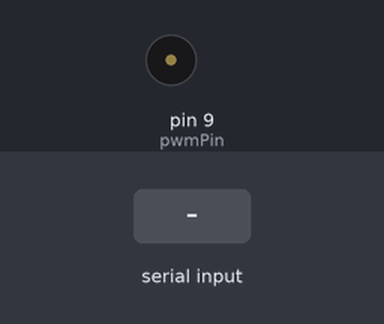
Simulated run of this sketch. Board: Arduino Uno, built with avr-gcc and run on an emulated ATmega328P. On the bench: buzzer (waves = sounding). Inputs (shaded band) come from the test bench.

Above: at 1.2 s.
1.3 s: "A" received over Serial
At 1.42 s:
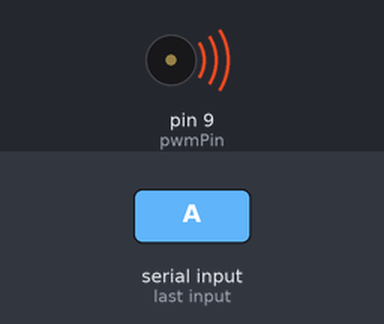
Timing chart, 0 to 4.3 s (numbered marks = the images above; inputs shaded):
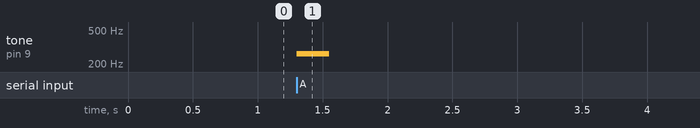

The sketch:

key_music.ino
```cpp
#define A  262
#define S  294
#define D  330
#define F1 349
#define G  392
#define H  440
#define J  494
#define K  523
#define L  587


int pwmPin=9;
int incomingByte;
void setup(){
  pinMode(pwmPin,OUTPUT);
  Serial.begin(9600);
}
void loop(){
  if(Serial.available()>0){
    incomingByte=Serial.read();
  }
  else{
    incomingByte=0;
  }

  switch(incomingByte)
  {
    case 'A':
      tone(pwmPin,A);
      delay(250);
      noTone(pwmPin);
      break;
    case 'S':
      tone(pwmPin,S);
      delay(250);
      noTone(pwmPin);
      break;
    case 'D':
      tone(pwmPin,D);
      delay(250);
      noTone(pwmPin);
      break;
    case 'F':
      tone(pwmPin,F1);
      delay(250);
      noTone(pwmPin);
      break;
    case 'G':
      tone(pwmPin,G);
      delay(250);
      noTone(pwmPin);
      break;
    case 'H':
      tone(pwmPin,H);
      delay(250);
      noTone(pwmPin);
      break;
    case 'J':
      tone(pwmPin,J);
      delay(250);
      noTone(pwmPin);
      break;
    case 'K':
      tone(pwmPin,K);
      delay(250);
      noTone(pwmPin);
      break;
    case 'L':
      tone(pwmPin,L);
      delay(250);
      noTone(pwmPin);
      break;
  }

}
```

Measured:
- after the input at 1.3 s, tone on pin 9 (pwmPin): silent → 262 Hz at once, → silent 0.25 s later
